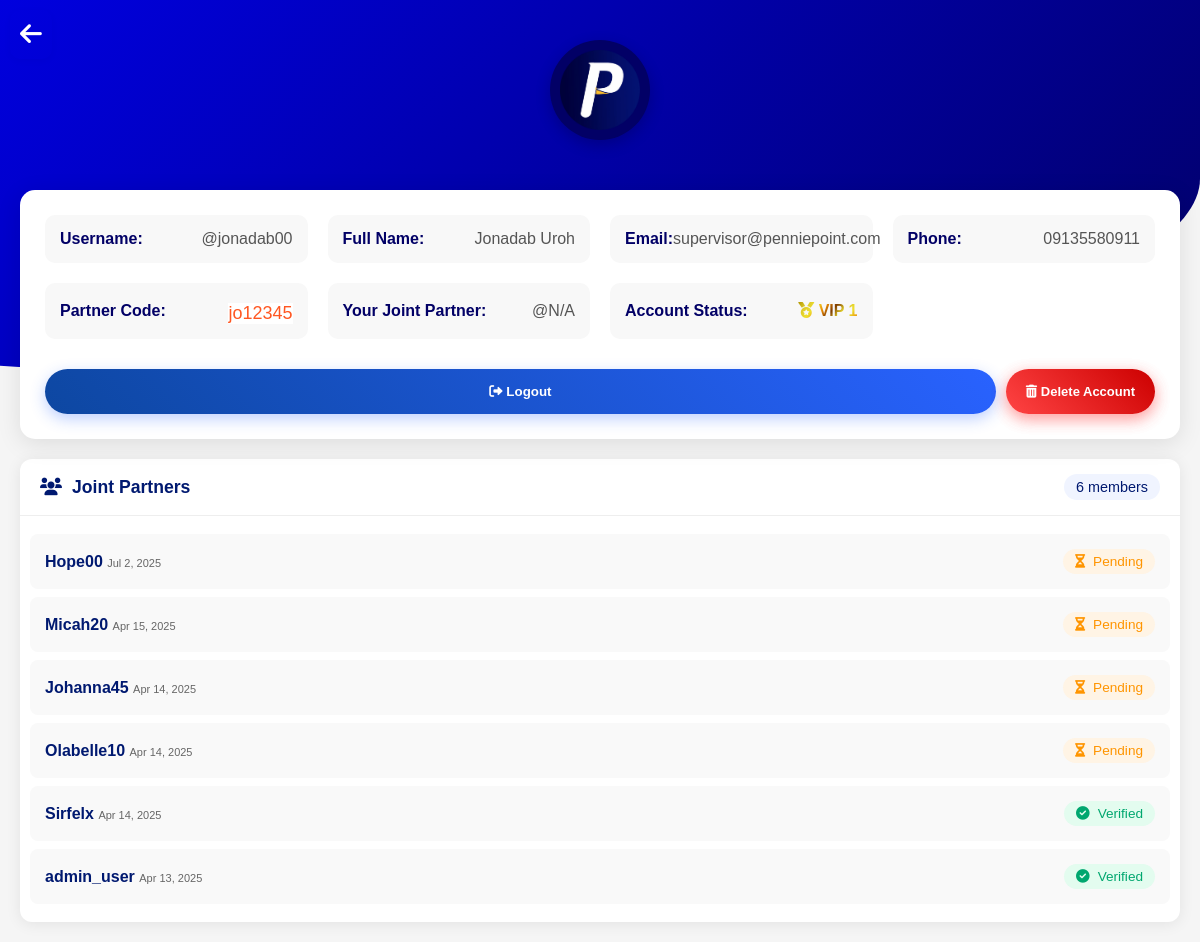
Screenshot of /profile (signed in) with the database file from the repository.
### tables this page shows
CREATE TABLE users (
            id INTEGER PRIMARY KEY AUTOINCREMENT,
            fullname TEXT NOT NULL,
            email TEXT NOT NULL UNIQUE,
            username TEXT NOT NULL UNIQUE,
            phone TEXT NOT NULL,
            referral TEXT NOT NULL,
            stage INTEGER DEFAULT 1,
            partner_code TEXT UNIQUE,
            password TEXT NOT NULL,
            reset_token TEXT,
            reset_expires DATETIME,
            created_at DATETIME DEFAULT CURRENT_TIMESTAMP,
            status INTEGER DEFAULT 1 NOT NULL,
            wallet_balance DECIMAL(10, 2) DEFAULT 0.00,
            is_admin INTEGER DEFAULT 0
        );

### pages/profile.php (the view, shortened to what this page needs)
<?php
require_once __DIR__ . '/../src/functions.php';
$user = $_SESSION['user'];
function getReferrerUsername($referralCode) {
    global $pdo;
    try {
        $stmt = $pdo->prepare("SELECT username FROM users WHERE partner_code = ?");
        $stmt->execute([$referralCode]);
        return $stmt->fetchColumn() ?: 'N/A';
    } catch (PDOException $e) {
        error_log("Database error: " . $e->getMessage());
        return 'N/A';
    }
}
$referrerUsername = getReferrerUsername($user['referral']);
function getReferredUsers($partnerCode) {
    global $pdo;
    try {
        $stmt = $pdo->prepare("
            SELECT username, created_at, status
            FROM users
            WHERE referral = :code
            ORDER BY created_at DESC
        ");
        $stmt->execute([':code' => $partnerCode]);
        return $stmt->fetchAll(PDO::FETCH_ASSOC);
    } catch (PDOException $e) {
        error_log("Database error: " . $e->getMessage());
        return [];
    }
}
$referredUsers = getReferredUsers($user['partner_code']);
?>
<!DOCTYPE html>
<html lang="en">
<head>
  <link rel="stylesheet" href="https://cdnjs.cloudflare.com/ajax/libs/font-awesome/6.0.0/css/all.min.css">
</head>
<body>
  <div class="cont">
    <div class="header-container">
      <div class="up-circle"></div>
      <div class="profile-header">
        <div class="profile-avatar">
          <img src="assets/images/logo.png" class="logo-img" >
        </div>
      </div>
    </div>
    <div class="profile-card">
      <div class="profile-details">
        <div class="detail-item">
          <span class="detail-label">Username:</span>
          <span class="detail-value">@<?= htmlspecialchars($user['username']) ?></span>
        </div>
        <div class="detail-item">
          <span class="detail-label">Full Name:</span>
          <span class="detail-value"><?= htmlspecialchars($user['fullname']) ?></span>
        </div>
        <div class="detail-item">
          <span class="detail-label">Email:</span>
          <span class="detail-value"><?= htmlspecialchars($user['email']) ?></span>
        </div>
        <div class="detail-item">
          <span class="detail-label">Phone:</span>
          <span class="detail-value"><?= htmlspecialchars($user['phone']) ?></span>
        </div>
        <div class="detail-item">
          <span class="detail-label">Partner Code:</span>
            <?php if($user['status'] == 2): ?>
          <span class="detail-value code-value"><?= htmlspecialchars($user['partner_code']) ?></span>
    <?php else: ?>
              <span class="detail-value code-value">Not verified</span>
    <?php endif; ?>
        </div>
        <div class="detail-item">
          <span class="detail-label">Your Joint Partner:</span>
          <span class="detail-value">@<?= htmlspecialchars($referrerUsername) ?></span>
        </div>
        <div class="detail-item">
          <span class="detail-label">Account Status:</span>
          <span class="gradient-gold" style="font-weight:bolder;">
            <i class="fa fa-medal"></i> VIP <?= (int)$user['stage'] ?>
          </span>
        </div>
      </div>
      <div class="button-group">
        <form action="/logout" method="POST" class="verify-sub">
          <button type="submit" class="verify-b" >
            <i class="fas fa-sign-out-alt"></i> Logout
          </button>
         </form>
         <form action="/delete_account" method="POST" id="del"  class="delete-sub">
        <button class="delete-b" type="button" onclick="confirmDelete()" >
          <i class="fas fa-trash-alt"></i> Delete Account
        </button>
        </form>
      </div>
    </div>
    <section class="referred-partners">
    <div class="section-header">
    <h3><i class="fas fa-users"></i> Joint Partners</h3>
    <span class="count-badge"><?= count($referredUsers) ?> members</span>
    </div>
    <?php if (!empty($referredUsers)): ?>
    <div class="partner-list">
    <?php foreach ($referredUsers as $member): ?>
    <div class="partner-item">
    <div class="partner-info">
    <span class="partner-username"><?= htmlspecialchars($member['username']) ?></span>
    <span class="partner-date"><?= date('M j, Y', strtotime($member['created_at'])) ?></span>
    </div>
    <div class="partner-status <?= $member['status'] == 2 ? 'verified' : 'pending' ?>">
    <i class="fas <?= $member['status'] == 2 ? 'fa-check-circle' : 'fa-hourglass-half' ?>"></i>
    <?= $member['status'] == 2 ? 'Verified' : 'Pending' ?>
    </div>
    </div>
    <?php endforeach; ?>
    </div>
    <?php endif; ?>
    </section>
    <div class="back" ><a href="dashboard" ><i class="fas fa-arrow-left" ></i></a></div>
  </div>
</body>
</html>

### index.php (shortened to what this page needs)
<?php
$request_uri = trim(parse_url($_SERVER['REQUEST_URI'], PHP_URL_PATH), '/');
$pages = ['home', 'login', 'register', 'dashboard', 'profile', 'forgot_password', 'reset_password', 'logout', 'delete_account', 'payment', 'admin_verify', 'testup', 'about','stages','faqs', 'idcard', 'assets', 'admin', 'market', 'buy_shares', 'transfer', 'transactions'];
if (in_array($request_uri, $pages)) {
    require "pages/$request_uri.php";
} else {
    http_response_code(404);
    require 'pages/404.php';
}
?>

### rows the page displays
users: username "Hope00", created_at "Jul 2, 2025", status 1 (drawn)
users: username "Micah20", created_at "Apr 15, 2025", status 1 (drawn)
users: username "Johanna45", created_at "Apr 14, 2025", status 1 (drawn)
users: username "Olabelle10", created_at "Apr 14, 2025", status 1 (drawn)
users: username "Sirfelx", created_at "Apr 14, 2025", status 2 (drawn)
users: username "admin_user", created_at "Apr 13, 2025", status 2 (drawn)

### other values shown
$user['username'] "jonadab00"
$user['fullname'] "Jonadab Uroh"
$user['email'] "supervisor@penniepoint.com"
$user['phone'] "09135580911"
$user['partner_code'] "jo12345"
$referrerUsername "N/A"
count($referredUsers) "6"
